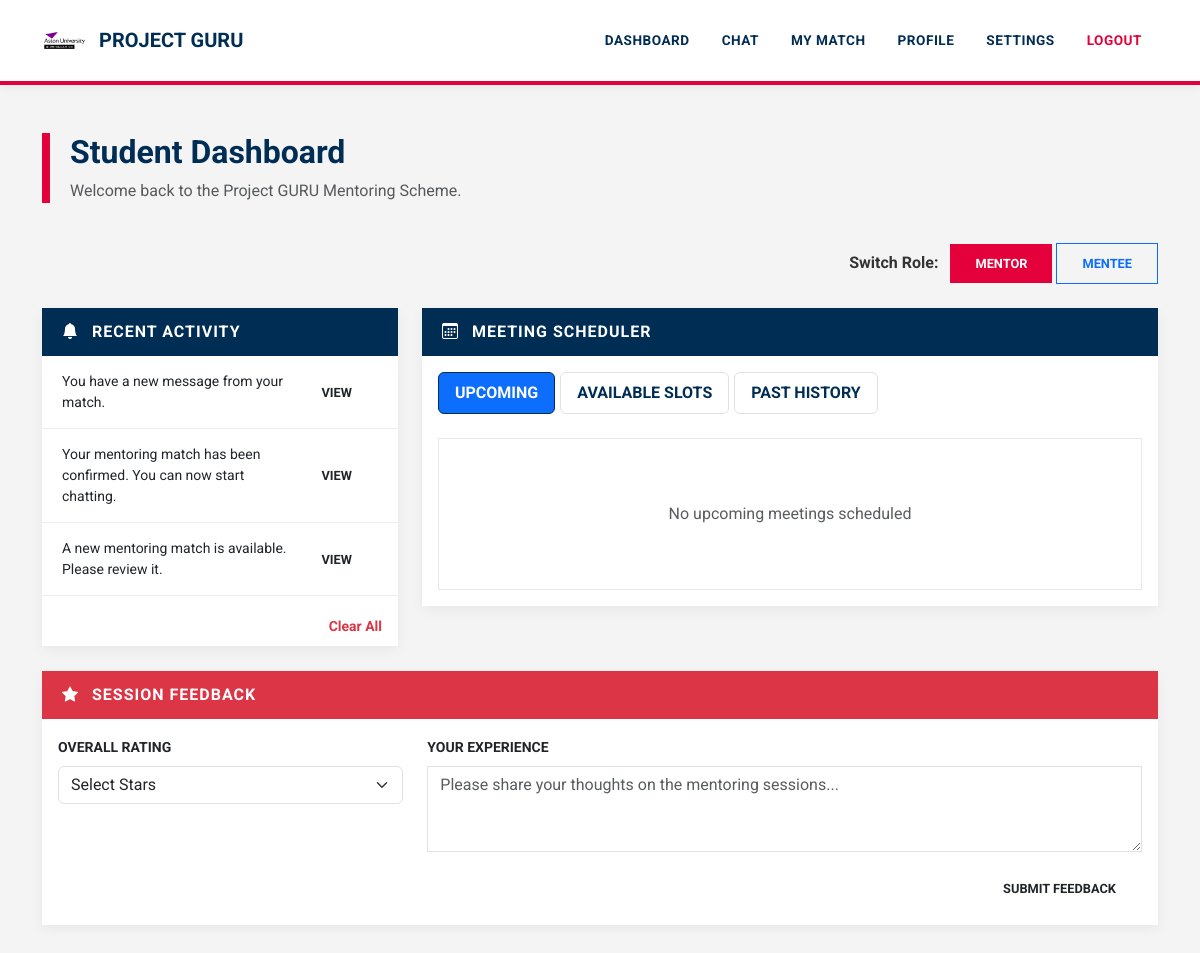
The app's page /dashboard (signed in) with its own data.
### tables this page shows
CREATE TABLE profiles (
    id INTEGER PRIMARY KEY AUTOINCREMENT,
    user_id INTEGER,
    role TEXT,                 -- mentor OR mentee
    level TEXT,
    experience TEXT,
    domain TEXT,
    availability TEXT,
    location TEXT,
    status TEXT DEFAULT 'pending',
    FOREIGN KEY (user_id) REFERENCES users(id)
);

CREATE TABLE notifications (

id INTEGER PRIMARY KEY AUTOINCREMENT,

user_id INTEGER,

message TEXT,

link TEXT,

is_read INTEGER DEFAULT 0,

created_at TIMESTAMP DEFAULT CURRENT_TIMESTAMP

);

### app.py (the view, shortened to what this page needs)
@app.route("/dashboard")
def dashboard():
    if "user_id" not in session:
        return redirect("/login")
    conn = get_db()
    user = conn.execute(
        "SELECT * FROM users WHERE id=?",
        (session["user_id"],)
    ).fetchone()
    if not user:
        session.clear()
        conn.close()
        return redirect("/login")
    user_id = session["user_id"]
    profile = get_active_profile()
    if not profile:
        conn.close()
        return "Please select a profile"
    role = profile["role"]
    if role == "mentor":
        matches = conn.execute("""
            SELECT * FROM matches
            WHERE mentor_id=?
        """, (user_id,)).fetchall()
    else:
        matches = conn.execute("""
            SELECT * FROM matches
            WHERE mentee_id=?
        """, (user_id,)).fetchall()
    match = None
    for m in matches:
        if m["status"] == "final":
            match = m
            break
    selected_date = request.args.get("filter_date")
    if selected_date == "":
        selected_date = None
    slots = []
    upcoming_meetings = []
    past_meetings = []
    if match:
        slots = conn.execute("""
            SELECT *
            FROM meeting_slots
            WHERE match_id=? AND status!='unavailable'
            ORDER BY date, start_time
        """, (match["id"],)).fetchall()
        now = datetime.now()
    notifications = conn.execute("""
        SELECT *
        FROM notifications
        WHERE user_id=?
        ORDER BY created_at DESC
    """, (user_id,)).fetchall()
    user_profiles = conn.execute("""
        SELECT * FROM profiles
        WHERE user_id=?
    """, (user_id,)).fetchall()
    conn.close()
    return render_template(
        "dashboard.html",
        user=user,
        role=role,
        user_profiles=user_profiles,
        matches=matches,
        match=match,
        slots=slots,
        upcoming_meetings=upcoming_meetings,
        past_meetings=past_meetings,
        notifications=notifications,
        current_date=date.today(),
        user_id=user_id,
    )

### app.py (called while the page is built)
def get_db():
    conn = sqlite3.connect("database.db", timeout=30)
    conn.row_factory = sqlite3.Row
    return conn

def get_active_profile():
    if "profile_id" not in session:
        return None
    conn = get_db()
    profile = conn.execute("""
        SELECT * FROM profiles
        WHERE id=? AND user_id=?
    """, (session["profile_id"], session["user_id"])).fetchone()
    conn.close()
    return profile

### templates/dashboard.html (shortened to what this page needs)
<!DOCTYPE html>
<html lang="en">
<head>
    <link href="https://cdn.jsdelivr.net/npm/bootstrap@5.3.2/dist/css/bootstrap.min.css" rel="stylesheet">
    <link rel="stylesheet" href="https://cdn.jsdelivr.net/npm/bootstrap-icons@1.11.3/font/bootstrap-icons.css">
</head>
<body>
{% include "navbar.html" %}
<div class="container mt-5">
    <div class="dashboard-header">
        <h2 class="fw-bold">Student Dashboard</h2>
        <p class="text-muted mb-0">Welcome back to the Project GURU Mentoring Scheme.</p>
    </div>
        {% if user_profiles|length > 1 %}
    <div class="mb-4 text-end">
        <span class="fw-bold me-2">Switch Role:</span>
        {% for p in user_profiles %}
            <a href="/switch_profile/{{ p.id }}"
            class="btn btn-sm
            {% if p.role == role %}
                btn-primary
            {% else %}
                btn-outline-primary
            {% endif %}">
            {{ p.role.capitalize() }}
            </a>
        {% endfor %}
    </div>
    {% endif %}
    <div class="row">
        <div class="col-lg-4">
            <div class="card">
                <div class="card-header-aston">
                    <i class="bi bi-bell-fill me-2"></i> Recent Activity
                </div>
                <div class="card-body p-0">
                    {% if notifications %}
                    <div class="notifications-scroll">
                        {% for n in notifications %}
                        <div class="notification-item d-flex justify-content-between align-items-center">
                            <span class="small">{{ n.message }}</span>
                            {% if n.link %}
                            <a href="{{ n.link }}" class="btn btn-sm btn-aston-red ms-2">View</a>
                            {% endif %}
                        </div>
                        {% endfor %}
                    </div>
                    {% else %}
                    <div class="p-4 text-center text-muted italic">No new notifications</div>
                    {% endif %}
                </div>
                <div class="card-footer bg-white border-0 text-end">
                    <a href="/clear_notifications" class="text-danger small fw-bold text-decoration-none">Clear All</a>
                </div>
            </div>
        </div>
        <div class="col-lg-8">
            <div class="card">
                <div class="card-header-aston">
                    <i class="bi bi-calendar3 me-2"></i> Meeting Scheduler
                </div>
                <div class="card-body">
                    <ul class="nav nav-pills mb-4">
                        <li class="nav-item">
                            <a class="nav-link {% if request.args.get('tab','upcoming') == 'upcoming' %}active{% endif %}" href="/dashboard?tab=upcoming">Upcoming</a>
                        </li>
                        <li class="nav-item">
                            <a class="nav-link {% if request.args.get('tab') == 'available' %}active{% endif %}" href="/dashboard?tab=available">Available Slots</a>
                        </li>
                        <li class="nav-item">
                            <a class="nav-link {% if request.args.get('tab') == 'past' %}active{% endif %}" href="/dashboard?tab=past">Past History</a>
                        </li>
                    </ul>
                    {% if request.args.get("tab","upcoming") == "upcoming" %}
                    <div class="slot-box">
                        {% for slot in upcoming_meetings %}
                        <div class="card mb-3 border shadow-sm meeting-item">
                            <div class="card-body d-flex justify-content-between align-items-center">
                                <div>
                                    <h6 class="mb-1 fw-bold text-primary"><i class="bi bi-calendar-check me-2"></i> {{ slot.date }}</h6>
                                    <small class="text-muted fw-bold">TIME: {{ slot.start_time }} — {{ slot.end_time }}</small>
                                </div>
                                <div class="text-end">
                                    <span class="badge badge-aston bg-success mb-2 d-block">Confirmed</span>
                                    {% if user_id == match.mentee_id %}
                                    <a href="/cancel_booking/{{slot.id}}?tab=upcoming" class="btn btn-link text-danger btn-sm p-0 fw-bold">Cancel Booking</a>
                                    {% elif user_id == match.mentor_id %}
                                    <a href="/mentor_cancel_meeting/{{slot.id}}?tab=upcoming" class="btn btn-link text-danger btn-sm p-0 fw-bold">Cancel Meeting</a>
                                    {% endif %}
                                </div>
                            </div>
                        </div>
                        {% else %}
                        <div class="text-center py-5 text-muted">No upcoming meetings scheduled</div>
                        {% endfor %}
                    </div>
                    {% endif %}
                </div>
            </div>
        </div>
    </div>
    {% if match and match.status == "final" %}
    <div class="card mb-5">
        <div class="card-header-aston bg-danger">
            <i class="bi bi-star-fill me-2"></i> Session Feedback
        </div>
        <div class="card-body">
            <form method="POST" action="/give_feedback/{{ match.id }}">
                <div class="row">
                    <div class="col-md-4">
                        <label class="form-label fw-bold small text-uppercase">Overall Rating</label>
                        <select name="rating" class="form-select mb-3" required>
                            <option value="">Select Stars</option>
                        </select>
                    </div>
                    <div class="col-md-8">
                        <label class="form-label fw-bold small text-uppercase">Your Experience</label>
                        <textarea name="comment" class="form-control mb-3" rows="3" placeholder="Please share your thoughts on the mentoring sessions..." required></textarea>
                        <div class="text-end">
                            <button class="btn btn-aston-red px-5">Submit Feedback</button>
                        </div>
                    </div>
                </div>
            </form>
        </div>
    </div>
    {% endif %}
</div>
</body>
</html>

### templates/dashboard.html (style rules this page uses)
:root { --aston-navy: #002d54; --aston-red: #e4003a; --aston-grey: #f4f4f4; --aston-dark-grey: #333333; }
body { background-color: var(--aston-grey); font-family: 'Roboto', sans-serif; color: var(--aston-dark-grey); }
.dashboard-header { border-left: 8px solid var(--aston-red); padding-left: 20px; color: var(--aston-navy); margin-bottom: 40px; }
.card { border: none; border-radius: 0; box-shadow: 0 4px 12px rgba(0,0,0,0.05); margin-bottom: 25px; }
.card-header-aston { background-color: var(--aston-navy); color: white; font-weight: 700; text-transform: uppercase; padding: 12px 20px; letter-spacing: 1px; }
.notifications-scroll { max-height: 250px; overflow-y: auto; }
.notification-item { border-bottom: 1px solid #eee; padding: 15px 20px; transition: background 0.2s; }
.nav-pills .nav-link { border-radius: 0; color: var(--aston-navy); font-weight: 700; text-transform: uppercase; margin-right: 5px; border: 1px solid #dee2e6; }
.nav-pills .nav-link.active { background-color: var(--aston-navy); border-color: var(--aston-navy); }
.slot-box { max-height: 400px; overflow-y: auto; background: white; padding: 15px; border: 1px solid #e5e7eb; }
.btn-aston-red { background-color: var(--aston-red); color: white; border: none; border-radius: 0; font-weight: 700; text-transform: uppercase; }
.form-control, .form-select { border-radius: 0; border: 1px solid #ced4da; }

### templates/navbar.html (style rules this page uses)
:root { --aston-navy: #002d54; --aston-red: #e4003a; --aston-grey: #f4f4f4; --aston-dark-grey: #333333; }
body { background-color: var(--aston-grey) !important; font-family: 'Roboto', Arial, sans-serif !important; color: var(--aston-dark-grey); }
.card { border: none !important; border-radius: 0 !important; box-shadow: 0 4px 12px rgba(0,0,0,0.05) !important; }
.btn { border-radius: 0 !important; font-weight: 700 !important; text-transform: uppercase; font-size: 0.8rem; padding: 10px 25px !important; }
.btn-primary { background-color: var(--aston-red) !important; border: none !important; }
.form-control { border-radius: 0 !important; }

### records on screen
profiles: role "MENTOR"
profiles: role "MENTEE"
notifications: message "You have a new message from your match."
notifications: message "Your mentoring match has been confirmed. You can now start chatting."
notifications: message "A new mentoring match is available. Please review it."
